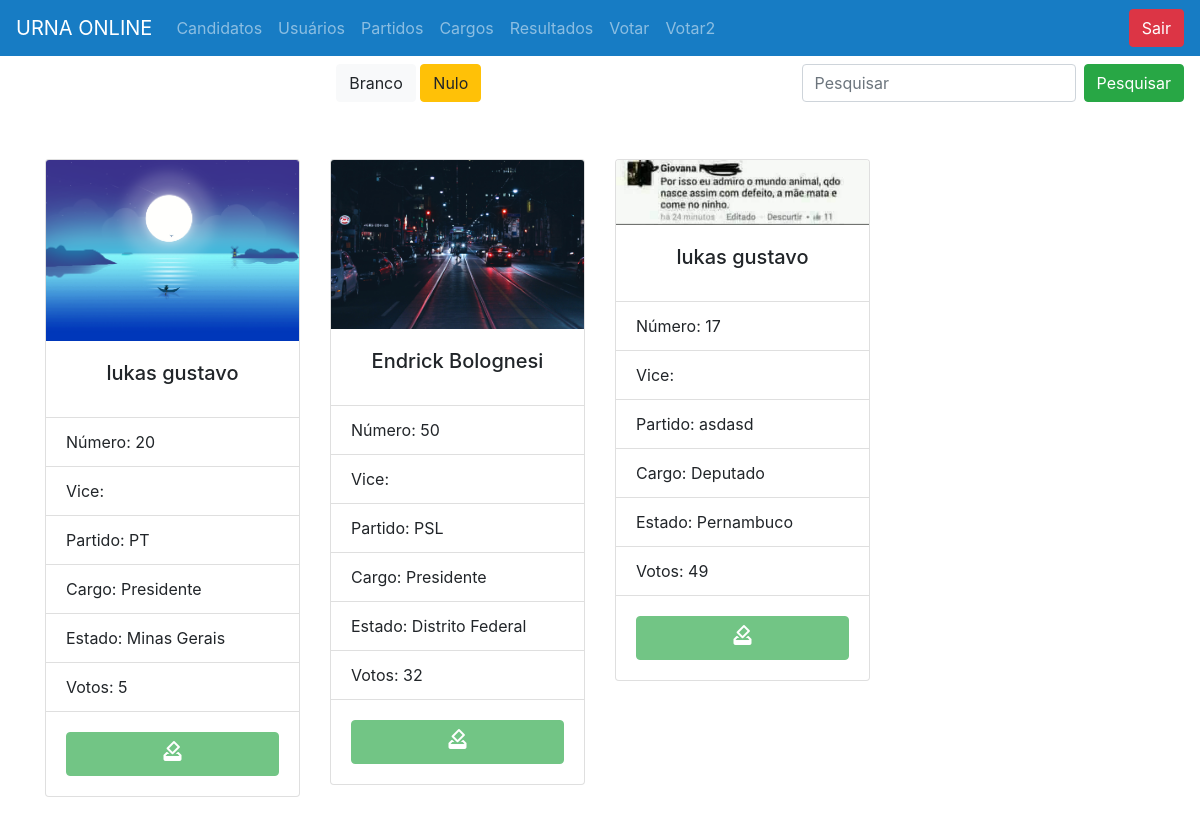
Screenshot of /adm.php?link=5 (signed in) with the database file from the repository.
### tables this page shows
CREATE TABLE `candidatos` (
  `id` int(11) NOT NULL,
  `nome` varchar(200) NOT NULL,
  `numero` int(11) NOT NULL,
  `cargo` varchar(50) NOT NULL,
  `partido` varchar(50) NOT NULL,
  `img_id` varchar(220) NOT NULL,
  `estado` varchar(50) DEFAULT NULL,
  `qt_votos` int(11) NOT NULL DEFAULT '0',
  `vice` varchar(50) DEFAULT NULL
);

CREATE TABLE `usuarios` (
  `id` int(11) NOT NULL,
  `nome` varchar(220) NOT NULL,
  `admin` int(11) NOT NULL,
  `email` varchar(255) NOT NULL,
  `senha` varchar(32) NOT NULL,
  `dt_nascimento` varchar(255) NOT NULL,
  `cpf` int(25) NOT NULL,
  `created` datetime NOT NULL DEFAULT CURRENT_TIMESTAMP,
  `voto_governador` int(11) DEFAULT '0',
  `voto_presidente` int(11) DEFAULT '0',
  `voto_senador` int(11) DEFAULT '0',
  `voto_deputado` int(11) DEFAULT '0'
);

### votar.php (the view, shortened to what this page needs)
<?php
require('conexao.php');
$sql = "SELECT * FROM candidatos ";
$sql = $pdo->query($sql);
if($sql->rowCount() > 0){
  echo "
  <nav class=\"navbar navbar-expand-md navbar-dark\" >
  <a class=\"navbar-toggler hidden-lg-up \" role=\"button\" data-toggle=\"collapse\" data-target=\"#collapsibleNavId\" aria-controls=\"collapsibleNavId\"
  aria-expanded=\"false\" aria-label=\"Toggle navigation\" title=\"Atualizar\" data-toggle=\"tooltip\"></a>
  <div class=\"collapse navbar-collapse\" id=\"collapsibleNavId\">
  <ul class=\"navbar-nav mx-auto mt-2 mt-lg-0 \">
  <div class=\"\">
  <button class=\"btn btn-light \" type=\"button\">Branco </button>
  <button class=\"btn btn-warning\" type=\"button\">Nulo</button>
  </div>
  <!--
  <form class=\"form-inline my-2 my-lg-0\" method=\"POST\">
  <select class=\"custom-select \" >
  <option value=\"0\" selected>Partido</option>
  "?>
          <?php
      echo "
        </select>
</form>
      </form> -->
    </ul>
              <form method=\"POST\" id=\"form-pesquisar\" action=\"\" class=\"form-inline my-2 my-lg-0\">
              <input name=\"pesquisa\" id=\"pesquisa\" class=\"form-control mr-sm-2\" type=\"search\" placeholder=\"Pesquisar\" aria-label=\"Pesquisar\">
              <button class=\"btn btn-success my-2 my-sm-0\" type=\"submit\">Pesquisar</button>
                </form>
                </div>
      </nav>
      <div class=\"py-5\">
      <div class=\"container\">
      <div class=\"col-md-3 resultado \"> </div>
    <div class=\"row hidden-md-up\">
    ";
    foreach($sql->fetchAll() as $candidato){
echo "<div class=\"col-md-3  \">
      <div class=\"card\" >
        <img class=\"card-img-top\" src=\"img/".$candidato["img_id"]."\" alt=\"Card image cap\">
        <div class=\"card-body\">
            <h5 class=\"card-title text-center \">".$candidato["nome"]."</h5>
            </div>
            <ul class=\"list-group list-group-flush\">
                <li class=\"list-group-item\">Número: ".$candidato["numero"]."</li>
                <li class=\"list-group-item\">Vice: ".$candidato["vice"]."</li>
                <li class=\"list-group-item\">Partido: ".$candidato["partido"]."</li>
                <li class=\"list-group-item\">Cargo: ".$candidato["cargo"]."</li>
                <li class=\"list-group-item\">Estado: ".$candidato["estado"]."</li>
                <li class=\"list-group-item\">Votos: ".$candidato["qt_votos"]."</li>
            </ul>
            <div class=\"card-body\">
            "?>
            <?php
            $usuario = "SELECT * FROM usuarios WHERE id = '".$_SESSION['usuarioId']."' ";
            $usuario = $pdo->query($usuario);
            if($usuario->rowCount() > 0){
              foreach($usuario->fetchAll() as $usuarios){
                if ($usuarios['voto_presidente'] >= 1)  {
                  echo " <a class=\"btn btn-success btn-block disabled \" href=\"processa/proc_voto.php?id=\"\"\" role=\"button\" ><i  class=\"material-icons\"  >how_to_vote</i></a>";
              }else{
                echo " <a class=\"btn btn-success btn-block\" href=\"processa/proc_voto.php?id=".$candidato["id"]."\" role=\"button\" ><i  class=\"material-icons\"  >how_to_vote</i></a>";
              }
                }
              }
            ?>
            <?php echo"
             </div>
        </div>
        </div>
        ";
    }
    echo "
      </div>
    </div>
    ";
    }else{
      echo "Sem Candidatos";
    }
?>
      </div>

### adm.php (shortened to what this page needs)
<!DOCTYPE html>
<html lang="pt-br">
    <head>
        <link rel="stylesheet" href="css/bootstrap.min.css">
            </head>
            <body role="document">
            <nav class="navbar navbar-expand-md navbar-dark" style="background-color: #177cc4;">
                <a class="navbar-brand" href="#">URNA ONLINE</a>
                <div class="collapse navbar-collapse" id="collapsibleNavId">
                    <ul class="navbar-nav mr-auto mt-2 mt-lg-0">
                        <li class="nav-item">
                            <a class="nav-link" href="adm.php?link=1">Candidatos</a>
                        </li>
                        <li class="nav-item">
                            <a class="nav-link" href="adm.php?link=2">Usuários</a>
                        </li>
                        <li class="nav-item">
                            <a class="nav-link" href="adm.php?link=3">Partidos</a>
                        </li>
                        <li class="nav-item">
                            <a class="nav-link" href="adm.php?link=6">Cargos</a>
                        </li>
                        <li class="nav-item">
                            <a class="nav-link" href="adm.php?link=4">Resultados</a>
                        </li>
                        <li class="nav-item">
                            <a class="nav-link" href="adm.php?link=5">Votar</a>
                        </li>
                        <li class="nav-item">
                            <a class="nav-link" href="adm.php?link=7">Votar2</a>
                        </li>
                    </ul>
                    <form class="form-inline my-2 my-lg-0" action="sair.php">
                        <button type="submit" class="btn btn-danger" >Sair</button>
                    </form>
                </div>
            </nav>
       <?php
       $pag[1] = "listar_card_candidatos.php";
       $pag[2] = "listar_usuarios.php";
       $pag[3] = "listar_partidos.php";
       $pag[4] = "resultados.php";
       $pag[5] = "votar.php";
       $pag[6] = "listar_cargos.php";
       $pag[7] = "votar_gov.php";
       if(isset($_GET["link"])) {
           $link = $_GET["link"];
           if(!empty($link)){
               if(file_exists($pag[$link])){
                   include $pag[$link];
                }else{
                    include "resultados.php";
                }
            }else{
                include "resultados.php";
            }
        }else {
            include "resultados.php";
        }
        ?>

### rows the page displays
candidatos: img (picture), nome "lukas gustavo", numero "20", partido "PT", cargo "Presidente", estado "Minas Gerais", qt_votos "5"
candidatos: img (picture), nome "Endrick Bolognesi", numero "50", partido "PSL", cargo "Presidente", estado "Distrito Federal", qt_votos "32"
candidatos: img (picture), nome "lukas gustavo", numero "17", partido "asdasd", cargo "Deputado", estado "Pernambuco", qt_votos "49"
